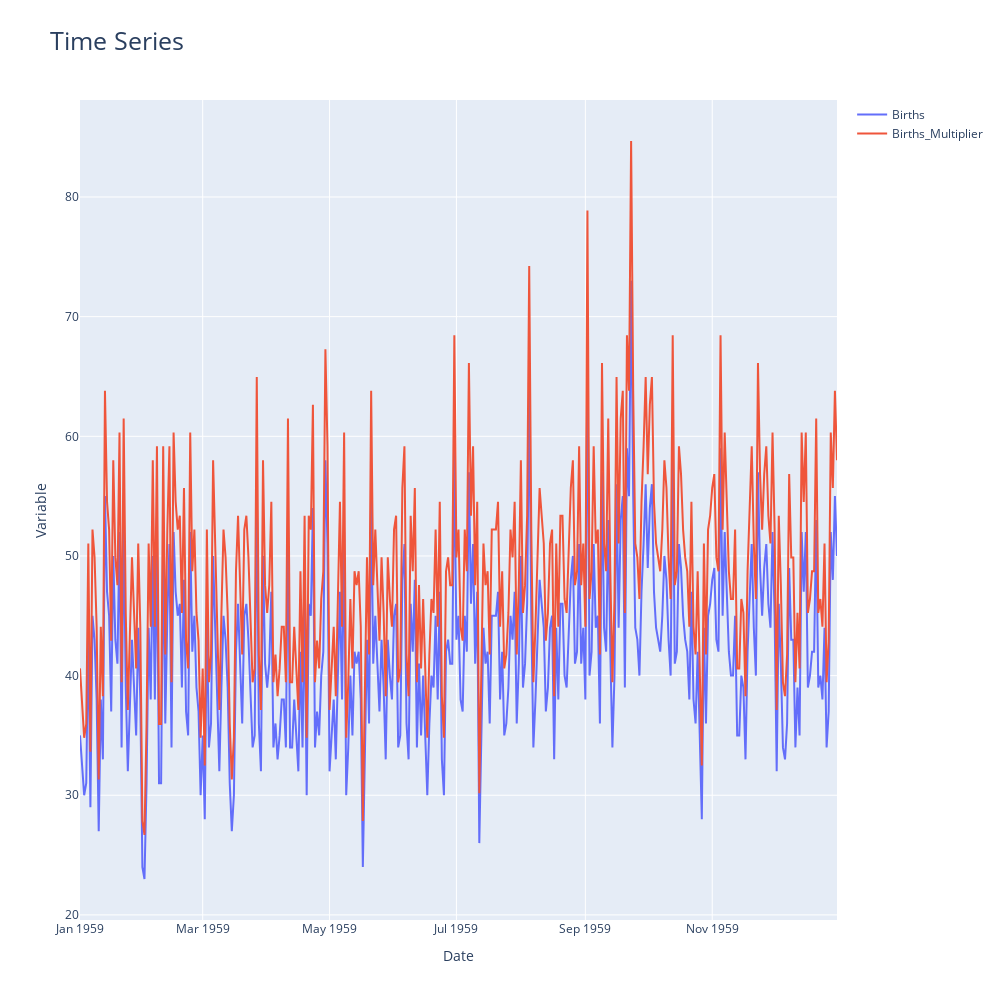

Write notebook code for a chart like this one.
### Markdown cell above
# Plot interactive time series

### Code cell
dd.plot_time_series(df, col=["Births","Births_Multiplier"], viz_backend="plotly" )

### Figure 1 — Plotly figure (JSON) as saved in the notebook; plotly's stock layout.template omitted (floating-point values rounded to 4 significant figures; data arrays with more than 128 entries replaced by an {"elided": "..."} marker saying what was removed)
{"data": [{"name": "Births", "type": "scatter", "x": {"elided": "365 str values"}, "y": {"elided": "365 int values"}}, {"name": "Births_Multiplier", "type": "scatter", "x": {"elided": "365 str values"}, "y": {"elided": "365 float values"}}], "layout": {"height": 1000, "title": {"font": {"size": 25}, "text": "Time Series"}, "width": 1000, "xaxis": {"showgrid": true, "ticks": "", "title": {"text": "Date"}}, "yaxis": {"automargin": true, "showgrid": true, "ticks": "", "title": {"text": "Variable"}}}}
